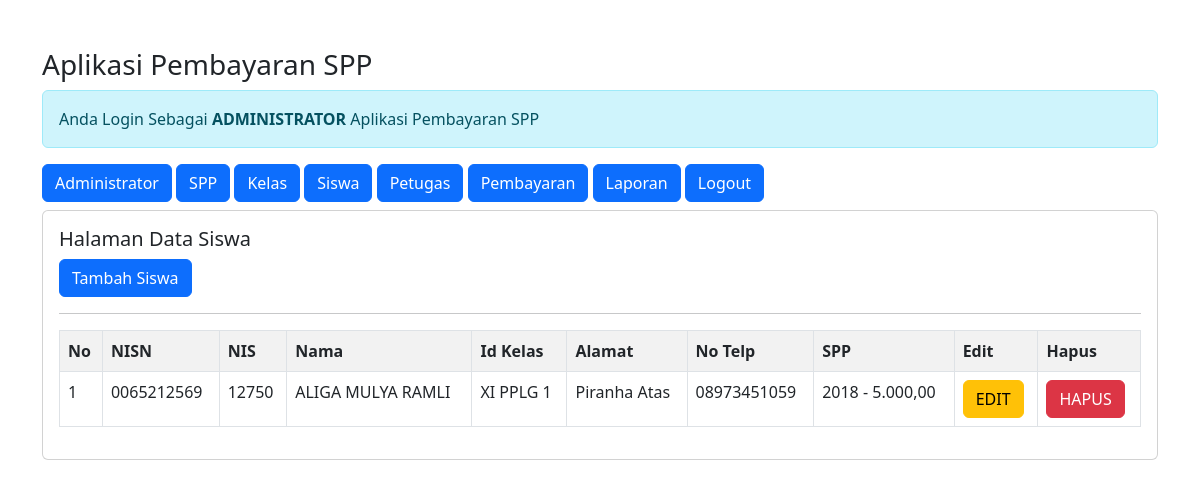
The page /admin/admin.php?url=siswa (signed in) on the database as committed earlier.
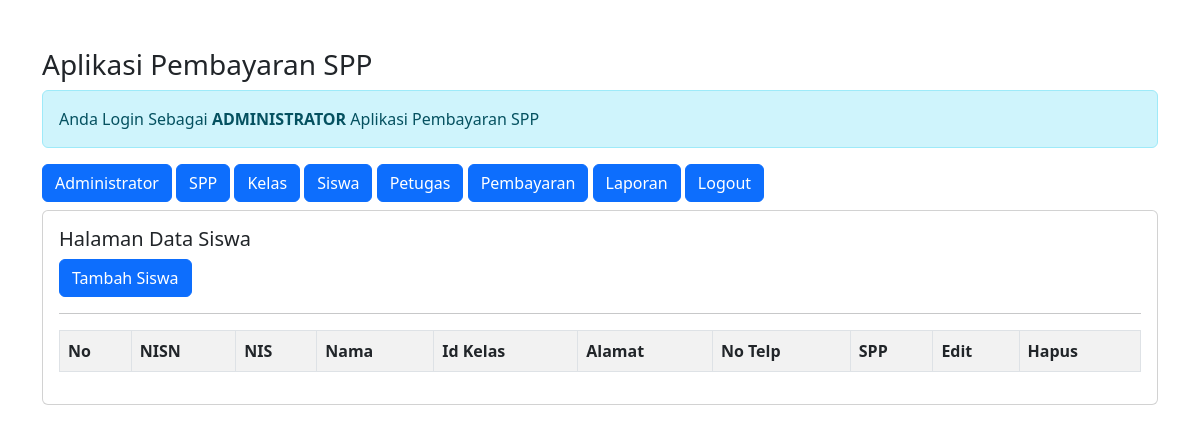
The same page on the database as committed later.
### tables this page shows
CREATE TABLE `siswa` (
  `nisn` char(10) NOT NULL,
  `nis` char(8) DEFAULT NULL,
  `nama` varchar(35) DEFAULT NULL,
  `id_kelas` int(11) DEFAULT NULL,
  `alamat` text DEFAULT NULL,
  `no_telp` varchar(13) DEFAULT NULL,
  `id_spp` int(11) DEFAULT NULL
);

CREATE TABLE `kelas` (
  `id_kelas` int(11) NOT NULL,
  `nama_kelas` varchar(10) NOT NULL,
  `kompetensi_keahlian` varchar(50) NOT NULL
);

CREATE TABLE `spp` (
  `id_spp` int(11) NOT NULL,
  `tahun` int(11) NOT NULL,
  `nominal` int(11) NOT NULL
);

### admin/siswa.php (the view)
<h5>Halaman Data Siswa</h5>
<a href="?url=tambah-siswa" class="btn btn-primary"> Tambah Siswa </a>
<hr>
<table class="table table-striped table-bordered">
    <tr class="fw-bold">
        <td>No</td>
        <td>NISN</td>
        <td>NIS</td>
        <td>Nama</td>
        <td>Id Kelas</td>
        <td>Alamat</td>
        <td>No Telp</td>
        <td>SPP</td>
        <td>Edit</td>
        <td>Hapus</td>
    </tr>
    <?php
    include '../koneksi.php';
    $no = 1;
    $sql = "SELECT*FROM siswa,spp,kelas WHERE siswa.id_kelas=kelas.id_kelas AND siswa.id_spp=spp.id_spp ORDER BY nama ASC;";
    $query = mysqli_query($koneksi, $sql);
    foreach($query as $data) {?>
    <tr>
        <td><?= $no++; ?></td>
        <td><?= $data['nisn'] ?></td>
        <td><?= $data['nis'] ?></td>
        <td><?= $data['nama'] ?></td>
        <td><?= $data['nama_kelas'] ?></td>
        <td><?= $data['alamat'] ?></td>
        <td><?= $data['no_telp'] ?></td>
        <td><?= $data['tahun'] ?> - <?= number_format($data['nominal'],2,',','.'); ?></td>
        <td>
        <a href="?url=editt-siswa&nisn=<?= $data['nisn']?>" class='btn btn-warning'>EDIT</a>
        </td>
        <td>
         <a onclick = "return confirm('Apakah Anda Yakin Ingin Menghapus Data')"
         href="?url=hapus-siswa&nisn=<?= $data['nisn']?>" class='btn btn-danger'>HAPUS</a>
        </td>
    </tr>
    <?php }?>
</table>

Rows that differ between the two databases and show on the page:
removed siswa: nisn "0065212569", nis "12750", nama "ALIGA MULYA RAMLI", id_kelas.nama_kelas "XI PPLG 1", alamat "Piranha Atas", no_telp "08973451059", id_spp.tahun "2018", id_spp.nominal "5.000,00"
